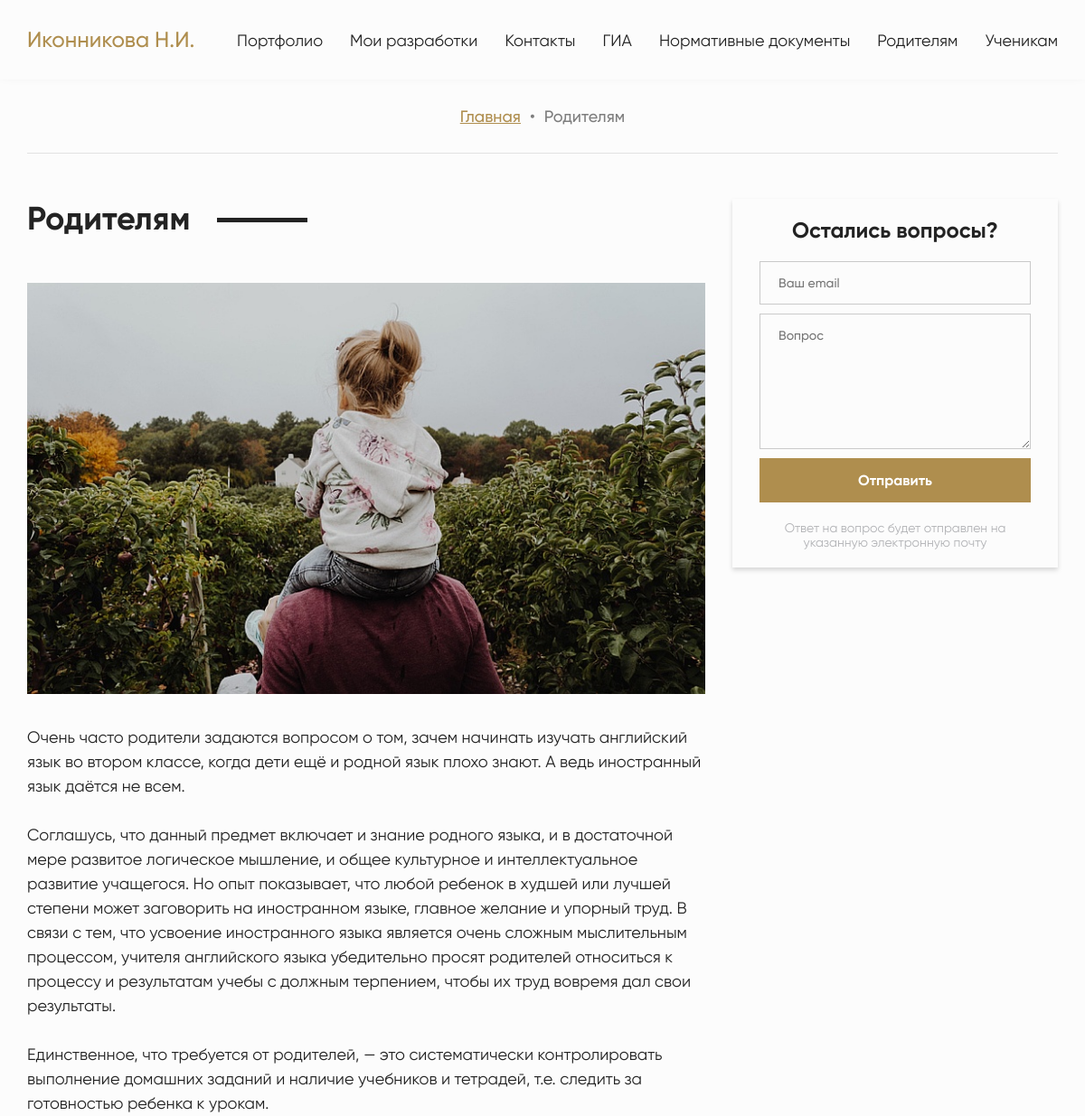
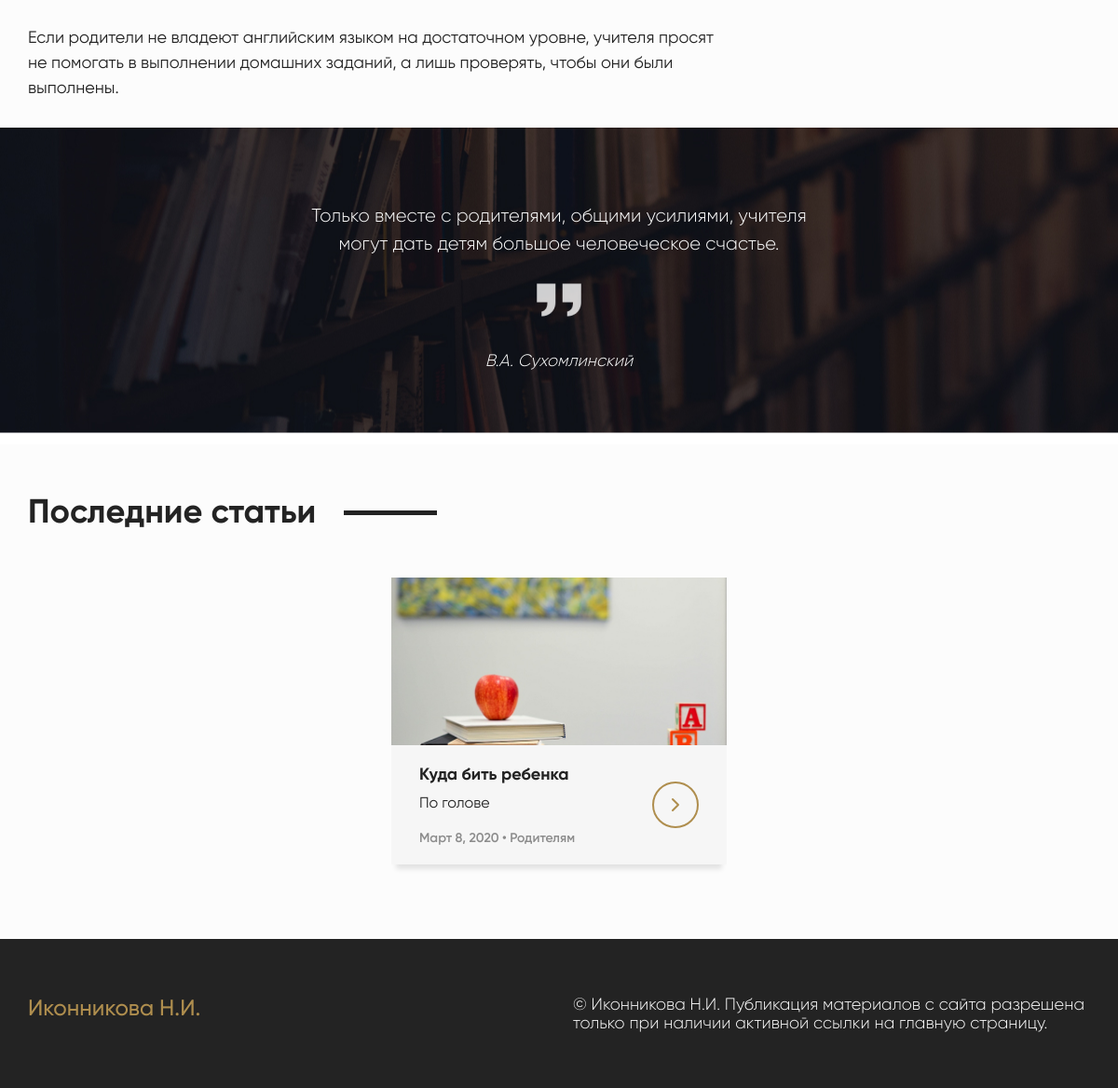
/parents/, run on the app's committed database (2 pictures, top to bottom).
### articles/models.py (models this page shows, shortened)
class ArticleCategory(models.Model):
	Title = models.CharField("Название категории", max_length = 20)
	def __str__(self):
		return self.Title
	class Meta:
		verbose_name = 'Категория'
		verbose_name_plural = 'Категории'

class Article(models.Model):
	Title = models.CharField("Заголовок", max_length = 50)
	Category = models.ForeignKey("ArticleCategory", on_delete = models.CASCADE, default = None, blank = True)
	Preview = ThumbnailerImageField("Изображение", default='students.jpg', resize_source = dict(quality=95, size=(770, 770), sharpen=True))
	Text = models.TextField("Текст")
	Pub_date = models.DateField("Дата публикации")
	class Meta:
		verbose_name = 'Статья'
		verbose_name_plural = 'Статьи'

### content/models.py (models this page shows, shortened)
class Image(models.Model):
	Title = models.CharField("Название", max_length = 50)
	Image = ThumbnailerImageField("Изображение", resize_source = dict(quality=95, size=(770, 770), sharpen=True))
	class Meta:
		verbose_name = 'Изображение'
		verbose_name_plural = 'Изображения'

class Text(models.Model):
	Title = models.CharField("Название", max_length = 50)
	Text = models.TextField("Текст")
	class Meta:
		verbose_name = 'Контент'
		verbose_name_plural = 'Контент'

### articles/views.py (the view)
# urls.py: path('parents/', views.parents, name = 'parents'),
def parents(request):
	articles = Article.objects.filter(Category__id = 7).order_by('-Pub_date')[:9]
	section = 'Родителям'
	img = Image.objects.get(id = 7)
	text = Text.objects.get(id = 7)
	quoteText = Text.objects.get(id = 8)
	quoteAuthor = Text.objects.get(id = 9)
	form = QuestionForm()
	return render(request, 'others.html', locals())

### questions/forms.py (shortened to what this page needs)
class QuestionForm(forms.Form):
	Email = forms.EmailField()
	Text = forms.CharField(widget = forms.Textarea)
	Email.widget.attrs.update({
		'class': 'email',
		'placeholder': 'Ваш email'
	})
	Text.widget.attrs.update({
		'class': 'text',
		'placeholder': 'Вопрос'
	})

### articles/templates/others.html (shortened to what this page needs)
{% extends 'base.html'%}
{% load static %}
{% block styles %}
	<link rel="stylesheet" href="{% static 'css-min/article.min.css' %}">
{% endblock %}
{% block content %}
	<section class="bread-crumbs">
		<div class="container">
			<ul class="links">
				<li class="bread-link active"><a class="crumbs-link" href="/">Главная</a></li>
				<li class="bullet bread-link">•</li>
				<li class="bread-link">{{ section }}</li>
			</ul>
		</div>
	</section>
	<section class="article-feedback">
		<div class="container">
			<div class="flex-block">
				<div class="article">
					<h2 class="contact-headline"><span class="text">{{ section }}</span></h2>
					<img src="{{ img.Image.url }}" alt="Article's preview">
					<p class="article-content">{{ text.Text|linebreaksbr }}</p>
				</div>
				<div class="feedback-block">
					<form class="feedback" action="{% url 'questionCreate' %}" method="POST">
						<h3 class="feedback-headline">Остались вопросы?</h3>
						{{ form.Email }}
						{{ form.Text }}
						<button class="submit" type="submit">Отправить</button>
						<p class="description">Ответ на вопрос будет отправлен на указанную электронную почту</p>
					</form>
				</div>
			</div>
		</div>
	</section>
	<section class="parallax-quote">
		<div class="quote-block">
			<p class="quote-text">{{ quoteText.Text }}</p>
			<img src="{% static 'images/quote-icon.png' %}" alt="quote icon" width="50" height="50" class="quote-icon">
			<div class="quote-author">{{ quoteAuthor.Text }}</div>
		</div>
	</section>
	<section class="last-articles">
		<div class="container">
			<h2 class="articles-headline"><span class="text">Последние статьи</span></h2>
			<ul class="articles-list">
				{% for article in articles %}
					<li class="article">
						<div class="top-part" style="background-image: url('{{ article.Preview.url }}') "></div>
						<div class="bottom-part">
							<div class="left-part">
								<h3 class="article-headline">{{ article.Title }}</h3>
								<p class="text-preview">{{ article.Text|truncatechars:50 }}</p>
								<h4 class="date-and-category">{{ article.Pub_date }} &#8226; {{ article.Category }}</h4>
							</div>
							<div class="right-part">
								<a href="{% url 'article' article.id %}" class="to-article">
									<div class="learn-more-button">
										<svg xmlns="http://www.w3.org/2000/svg" width="24" height="24" viewBox="0 0 24 24" fill="none" stroke="currentColor" stroke-width="2" stroke-linecap="round" stroke-linejoin="round" class="feather feather-chevron-right"><polyline points="9 18 15 12 9 6"></polyline></svg>
									</div>
								</a>
							</div>
						</div>
					</li>
				{% endfor %}
			</ul>
		</div>
	</section>
{% endblock %}

### data on the page
ArticleCategory: Title "Родителям"
Image: Image (picture)
Text: Text "Очень часто родители задаются вопросом о том, зачем начинать изучать английский язык во втором классе, когда дети ещё и родной язык плохо знают. А ведь иностранный язык даётся не всем. Соглашусь, что данный предмет включает и знание родного языка, и в достаточной мере развитое логическое мышление, и общее культурное и интеллектуальное развитие учащегося. Но опыт показывает, что любой ребенок в худшей или лучшей степени может заговорить на иностранном языке, главное желание и упорный труд. В связи с тем, что усвоение иностранного языка является очень сложным мыслительным процессом, учителя английского языка убедительно просят родителей относиться к процессу и результатам учебы с должным…"
Text: Text "Только вместе с родителями, общими усилиями, учителя могут дать детям большое человеческое счастье."
Text: Text "В.А. Сухомлинский"
Article: Preview (picture), Title "Куда бить ребенка", Text "По голове", Pub_date "Март 8, 2020", Category "Родителям"
